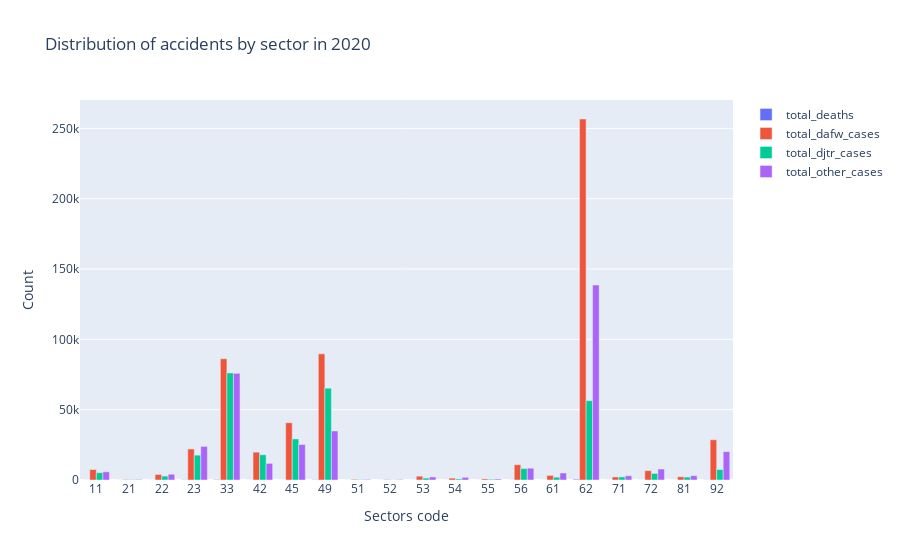

The code cell stored with this chart in its notebook:
### Code cell
import plotly.graph_objects as go

# Group dataset by 'sectors_code' and sum the accidents for each sector
accidents_by_sector = dataset_2020.groupby('sectors_code')[accident_columns].sum()

# Plot grouped bar chart for accidents by sector
fig = go.Figure()

for col in accident_columns:
    fig.add_trace(go.Bar(x=accidents_by_sector.index, y=accidents_by_sector[col], name=col))

fig.update_layout(title='Distribution of accidents by sector in 2020',
                  xaxis_title='Sectors code',
                  yaxis_title='Count',
                  barmode='group')

fig.show()

### Figure 1 — Plotly figure (JSON) as saved in the notebook; plotly's stock layout.template omitted (floating-point values rounded to 4 significant figures)
{"data": [{"name": "total_deaths", "type": "bar", "x": ["11", "21", "22", "23", "33", "42", "45", "49", "51", "52", "53", "54", "55", "56", "61", "62", "71", "72", "81", "92"], "y": [36, 5, 14, 156, 269, 56, 37, 171, 0, 1, 18, 10, 5, 39, 6, 514, 4, 12, 3, 75]}, {"name": "total_dafw_cases", "type": "bar", "x": ["11", "21", "22", "23", "33", "42", "45", "49", "51", "52", "53", "54", "55", "56", "61", "62", "71", "72", "81", "92"], "y": [7441, 336, 3930, 22029, 86201, 19785, 40684, 89698, 467, 309, 2712, 1332, 789, 10847, 3261, 256673, 2142, 6642, 2324, 28624]}, {"name": "total_djtr_cases", "type": "bar", "x": ["11", "21", "22", "23", "33", "42", "45", "49", "51", "52", "53", "54", "55", "56", "61", "62", "71", "72", "81", "92"], "y": [5205, 268, 2774, 17664, 76126, 17960, 29185, 65287, 231, 97, 1351, 729, 492, 8165, 1997, 56404, 2198, 4655, 2071, 7421]}, {"name": "total_other_cases", "type": "bar", "x": ["11", "21", "22", "23", "33", "42", "45", "49", "51", "52", "53", "54", "55", "56", "61", "62", "71", "72", "81", "92"], "y": [5819, 378, 4100, 23891, 75834, 11822, 25244, 34857, 414, 315, 2159, 1909, 695, 8404, 4968, 138638, 2998, 7808, 3055, 20162]}], "layout": {"barmode": "group", "title": {"text": "Distribution of accidents by sector in 2020"}, "xaxis": {"title": {"text": "Sectors code"}}, "yaxis": {"title": {"text": "Count"}}}}
